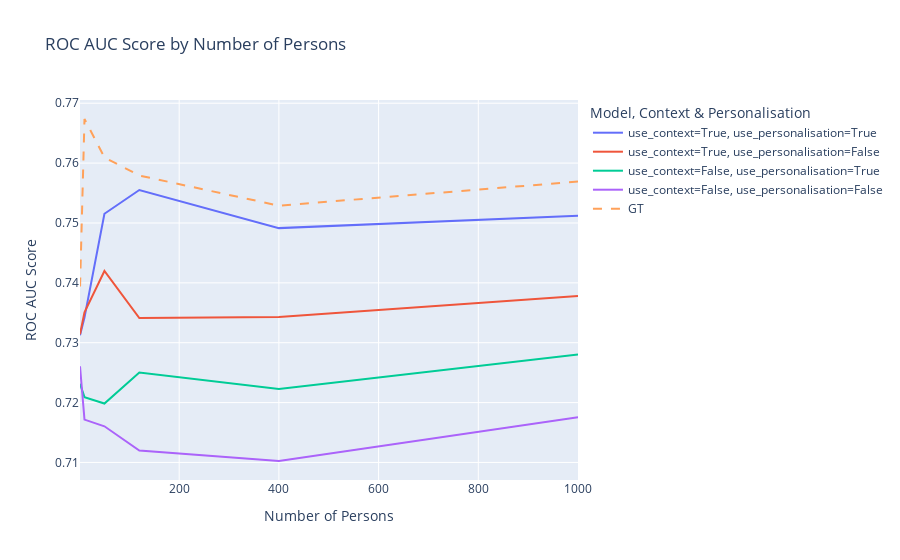

The cell this chart's notebook holds for it:
### Code cell
import plotly.graph_objects as go

# Prepare data for unique combinations of 'hparams.use_context' and 'hparams.use_personalisation'
unique_combinations = df[['hparams.use_context', 'hparams.use_personalisation']].drop_duplicates()

# Create a Plotly figure
fig = go.Figure()

# Add lines for each unique combination for model="CPPOD", outliers="omiss"
for _, row in unique_combinations.iterrows():
    subset_df = df[(df['hparams.use_context'] == row['hparams.use_context']) & 
                            (df['hparams.use_personalisation'] == row['hparams.use_personalisation'])]
    
    label = f"use_context={row['hparams.use_context']}, use_personalisation={row['hparams.use_personalisation']}"
    
    fig.add_trace(go.Scatter(x=subset_df['hparams.n_persons'],
                             y=subset_df['roc_auc_score model="CPPOD", outliers="omiss" '],
                             mode='lines',
                             name=label))

# Add a single line for model="GT", outliers="omiss"
any_combination = df[['hparams.use_context', 'hparams.use_personalisation']].drop_duplicates().iloc[0]
subset_df_for_gt = df[(df['hparams.use_context'] == any_combination['hparams.use_context']) & 
                               (df['hparams.use_personalisation'] == any_combination['hparams.use_personalisation'])]
any_value = subset_df_for_gt['roc_auc_score model="GT", outliers="omiss" '].iloc[0]

fig.add_trace(go.Scatter(x=subset_df_for_gt['hparams.n_persons'],
                         y=subset_df_for_gt['roc_auc_score model="GT", outliers="omiss" '],
                         mode='lines',
                         name='GT',
                         line=dict(dash='dash')))

# Update layout
fig.update_layout(title='ROC AUC Score by Number of Persons',
                  xaxis_title='Number of Persons',
                  yaxis_title='ROC AUC Score',
                  legend_title='Model, Context & Personalisation')

# Show figure
fig.show()

### Figure 1 — Plotly figure (JSON) as saved in the notebook; plotly's stock layout.template omitted (floating-point values rounded to 4 significant figures)
{"data": [{"mode": "lines", "name": "use_context=True, use_personalisation=True", "type": "scatter", "x": [1000, 400, 120, 50, 10, 1], "y": [0.7512, 0.7491, 0.7555, 0.7515, 0.7342, 0.7312]}, {"mode": "lines", "name": "use_context=True, use_personalisation=False", "type": "scatter", "x": [1000, 400, 120, 50, 10, 1], "y": [0.7378, 0.7343, 0.7341, 0.742, 0.7351, 0.7314]}, {"mode": "lines", "name": "use_context=False, use_personalisation=True", "type": "scatter", "x": [1000, 400, 120, 50, 10, 1], "y": [0.728, 0.7223, 0.725, 0.7198, 0.7209, 0.7231]}, {"mode": "lines", "name": "use_context=False, use_personalisation=False", "type": "scatter", "x": [1000, 400, 120, 50, 10, 1], "y": [0.7175, 0.7102, 0.712, 0.716, 0.7172, 0.7261]}, {"line": {"dash": "dash"}, "mode": "lines", "name": "GT", "type": "scatter", "x": [1000, 400, 120, 50, 10, 1], "y": [0.7569, 0.7529, 0.7579, 0.761, 0.7674, 0.739]}], "layout": {"legend": {"title": {"text": "Model, Context & Personalisation"}}, "title": {"text": "ROC AUC Score by Number of Persons"}, "xaxis": {"title": {"text": "Number of Persons"}}, "yaxis": {"title": {"text": "ROC AUC Score"}}}}
